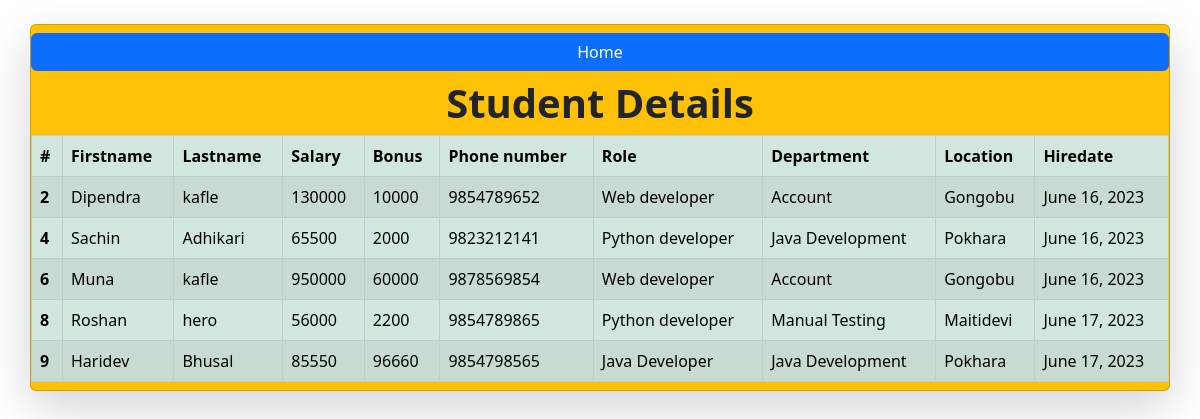
The page /all_emp/ (signed in) on the database its author committed.
### emp/models.py (models this page shows, shortened)
class Employee(models.Model):
    first_name = models.CharField(max_length=100,null=False)
    last_name= models.CharField(max_length=50)
    dept = models.ForeignKey(Department, on_delete=models.CASCADE)
    salary= models.IntegerField(default=0)
    bonus = models.IntegerField(default=0)
    role = models.ForeignKey(Role, on_delete=models.CASCADE)
    phone= models.IntegerField(default=0)
    hire_date = models.DateField()

class Role(models.Model):
    name= models.CharField(max_length=100,null=False)

class Department(models.Model):
    name= models.CharField(max_length=100, null=False)
    location = models.CharField(max_length=100)

### emp/views.py (the view)
# urls.py: path("all_emp/", all_emp, name="all_emp"),
@login_required(login_url="/")
def all_emp(request):
    emps = Employee.objects.all()
    context = {'emps':emps}
    return render(request,"view_all_emp.html", context)

### emp/templates/view_all_emp.html
{% extends 'base.html' %}
{% block start %}
    <div class = "container card shadow-lg mt-4 mx-auto px-0 bg-warning p-2">
        <button class="btn btn-primary mb-2 text-dark"> <a class="text-decoration-none text-white" href="/index">Home</a> </button>
        <h1 class="text-center  fw-bold ">Student Details </h1>
        <table class="table table-success m-0 table-striped table-bordered p-4">
            <thead>
              <tr>
                <th scope="col">#</th>
                <th scope="col">Firstname</th>
                <th scope="col">Lastname</th>
                <th scope="col">Salary</th>
                <th scope="col">Bonus</th>
                <th scope="col">Phone number</th>
                <th scope="col">Role</th>
                <th scope="col">Department</th>
                <th scope="col">Location</th>
                <th scope="col">Hiredate</th>
              </tr>
            </thead>
            <tbody>
                {%for emp in emps%}
                <tr>
                    <th scope="row">{{emp.id}}</th>
                    <td>{{emp.first_name}}</td>
                    <td>{{emp.last_name}}</td>
                    <td>{{emp.salary}}</td>
                    <td>{{emp.bonus}}</td>
                    <td>{{emp.phone}}</td>
                    <td>{{emp.role.name}}</td>
                    <td>{{emp.dept.name}}</td>
                    <td>{{emp.dept.location}}</td>
                    <td>{{emp.hire_date}}</td>
                </tr>
                {%endfor%}
            </tbody>
        </table>
    </div>
{% endblock start %}

### emp/templates/base.html (shortened to what this page needs)
<!doctype html>
<html lang="en">
  <head>
    <link href="https://cdn.jsdelivr.net/npm/bootstrap@5.3.0/dist/css/bootstrap.min.css" rel="stylesheet">
  </head>
  <body>
    {% block start %}
    {% endblock start %}
  </body>
</html>

### rows shown on the page
Employee: id "2", first_name "Dipendra", last_name "kafle", salary "130000", bonus "10000", phone "9854789652", role.name "Web developer", dept.name "Account", dept.location "Gongobu", hire_date "June 16, 2023"
Employee: id "4", first_name "Sachin", last_name "Adhikari", salary "65500", bonus "2000", phone "9823212141", role.name "Python developer", dept.name "Java Development", dept.location "Pokhara", hire_date "June 16, 2023"
Employee: id "6", first_name "Muna", last_name "kafle", salary "950000", bonus "60000", phone "9878569854", role.name "Web developer", dept.name "Account", dept.location "Gongobu", hire_date "June 16, 2023"
Employee: id "8", first_name "Roshan", last_name "hero", salary "56000", bonus "2200", phone "9854789865", role.name "Python developer", dept.name "Manual Testing", dept.location "Maitidevi", hire_date "June 17, 2023"
Employee: id "9", first_name "Haridev", last_name "Bhusal", salary "85550", bonus "96660", phone "9854798565", role.name "Java Developer", dept.name "Java Development", dept.location "Pokhara", hire_date "June 17, 2023"
